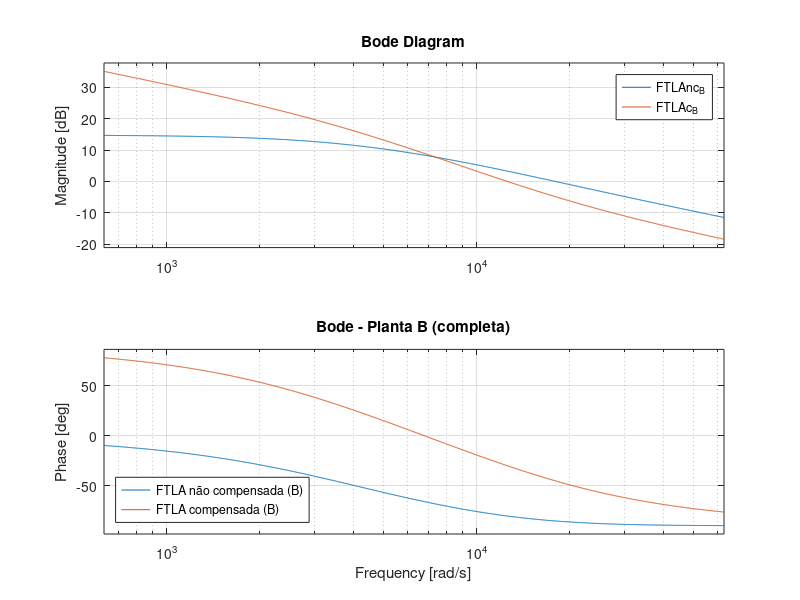
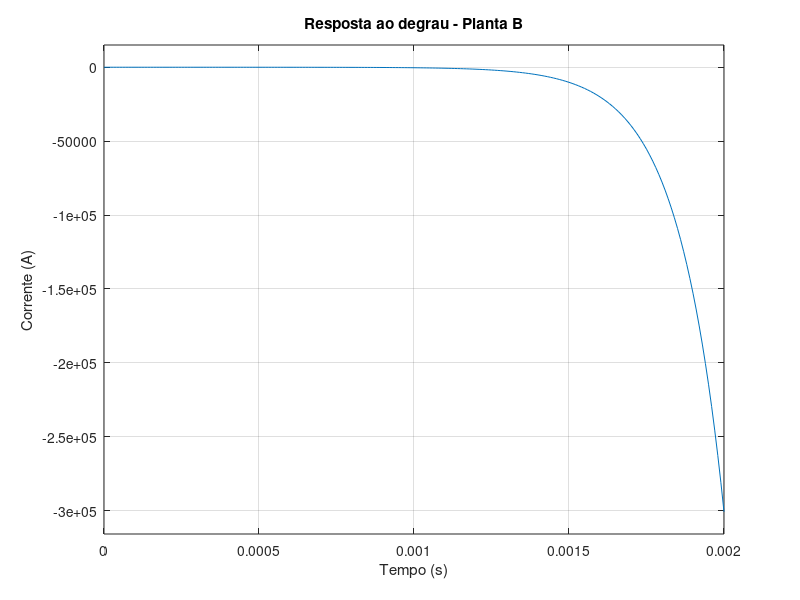
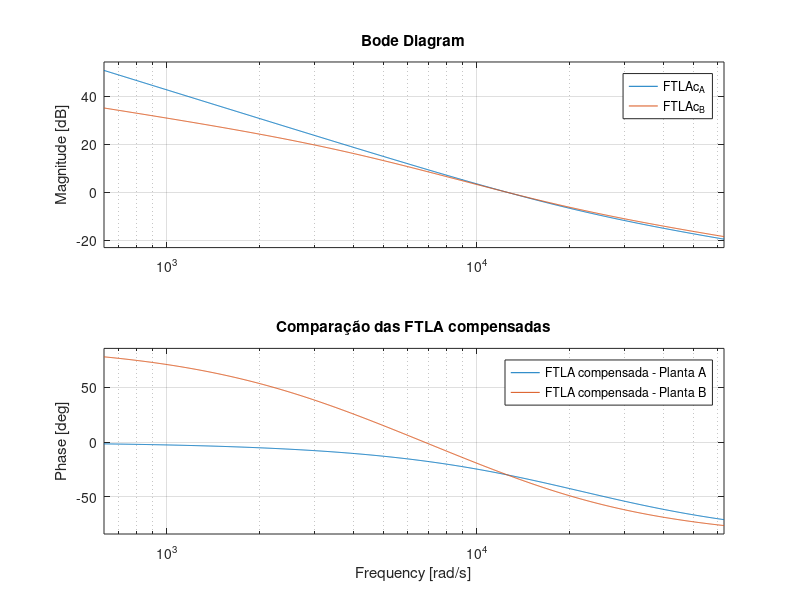

Source code (MATLAB) for these figures, in order:
%% ==============================
% Projeto de Controlador de Corrente - Conversor Buck
% Comparação entre planta simplificada e planta realista
% ==============================

clear; close all; clc;

%% 1. Parâmetros do conversor
Vin = 100;      % V
Ro = 6;         % Ohm
Lo = 2e-3;      % H
Co = 10e-6;     % F
Io = Vin/Ro;    % A (valor de referência)

%% 2. Ganhos do sistema
ki = 0.33;      % V/A (sensor de corrente)
kpwm = 1;       % modulador PWM (ganho unitário)

%% 3. Funções de transferência da planta (corrente)
s = tf('s');

% Planta A: integrador puro
GA = Vin / (s * Lo);

% Planta B: modelo completo com carga e capacitor
% Gid(s) = Vo(s)/d(s) / Ro? Na verdade, modelo corrente:
% Para buck: Gid(s) = Vin/(s*Lo) * (1/(1 + s*Ro*Co))?
% Vamos usar modelo mais realista:
GB = Vin / (s*Lo + Ro/(1 + s*Ro*Co));

%% 4. Função de transferência de laço aberto não compensada (FTLAnc)
FTLAnc_A = GA * ki * kpwm;
FTLAnc_B = GB * ki * kpwm;

%% 5. Especificações de projeto
fci = 2000;             % Hz
wci = 2*pi*fci;         % rad/s
Mphi = 60 * pi/180;     % 60° margem de fase

%% 6. Projeto do compensador (avanço de fase) - para planta A
[magA, phaseA] = bode(FTLAnc_A, wci);
phaseA_deg = phaseA;

phi_lead = rad2deg(Mphi) - 90 - phaseA_deg;
phi_lead_rad = deg2rad(phi_lead);

wzA = wci / tan(phi_lead_rad + pi/2);
kcA = wci / (magA * sqrt(wci^2 + wzA^2));

CiA = kcA * (s + wzA) / s;

%% 7. Projeto do compensador para planta B
[magB, phaseB] = bode(FTLAnc_B, wci);
phaseB_deg = phaseB;

phi_leadB = rad2deg(Mphi) - 90 - phaseB_deg;
phi_lead_radB = deg2rad(phi_leadB);

wzB = wci / tan(phi_lead_radB + pi/2);
kcB = wci / (magB * sqrt(wci^2 + wzB^2));

CiB = kcB * (s + wzB) / s;

%% 8. FTLA compensada
FTLAc_A = FTLAnc_A * CiA;
FTLAc_B = FTLAnc_B * CiB;

%% 9. Margens
[Gm_A, Pm_A, ~, ~] = margin(FTLAc_A);
[Gm_B, Pm_B, ~, ~] = margin(FTLAc_B);

%% 10. Malha fechada
MF_A = feedback(FTLAc_A, 1);
MF_B = feedback(FTLAc_B, 1);

%% 11. Resposta ao degrau
t = 0:1e-5:2e-3;  % 2ms
[yA, tA] = step(MF_A, t);
[yB, tB] = step(MF_B, t);

%% 12. Resultados
fprintf('========== PLANTA A (INTEGRADOR PURO) ==========\n');
fprintf('Ganho kc: %.3f\n', kcA);
fprintf('Zero wz: %.2f rad/s\n', wzA);
fprintf('Margem de fase obtida: %.2f graus\n', Pm_A);
fprintf('Margem de ganho obtida: %.2f dB\n', 20*log10(Gm_A));
fprintf('================================================\n\n');

fprintf('========== PLANTA B (MODELO COMPLETO) ==========\n');
fprintf('Ganho kc: %.3f\n', kcB);
fprintf('Zero wz: %.2f rad/s\n', wzB);
fprintf('Margem de fase obtida: %.2f graus\n', Pm_B);
fprintf('Margem de ganho obtida: %.2f dB\n', 20*log10(Gm_B));
fprintf('================================================\n\n');

%% 13. Gráficos comparativos
figure;
subplot(2,1,1);
bode(FTLAnc_A, FTLAc_A, {2*pi*100, 2*pi*10000});
legend('FTLA não compensada (A)', 'FTLA compensada (A)', 'Location', 'southwest');
title('Bode - Planta A (integradora)');
grid on;

subplot(2,1,2);
bode(FTLAnc_B, FTLAc_B, {2*pi*100, 2*pi*10000});
legend('FTLA não compensada (B)', 'FTLA compensada (B)', 'Location', 'southwest');
title('Bode - Planta B (completa)');
grid on;

figure;
subplot(2,1,1);
step(MF_A, t);
title('Resposta ao degrau - Planta A');
xlabel('Tempo (s)'); ylabel('Corrente (A)');
grid on;

subplot(2,1,2);
step(MF_B, t);
title('Resposta ao degrau - Planta B');
xlabel('Tempo (s)'); ylabel('Corrente (A)');
grid on;

%% 14. Comparação direta das FTLA compensadas
figure;
bode(FTLAc_A, FTLAc_B, {2*pi*100, 2*pi*10000});
legend('FTLA compensada - Planta A', 'FTLA compensada - Planta B');
title('Comparação das FTLA compensadas');
grid on;
